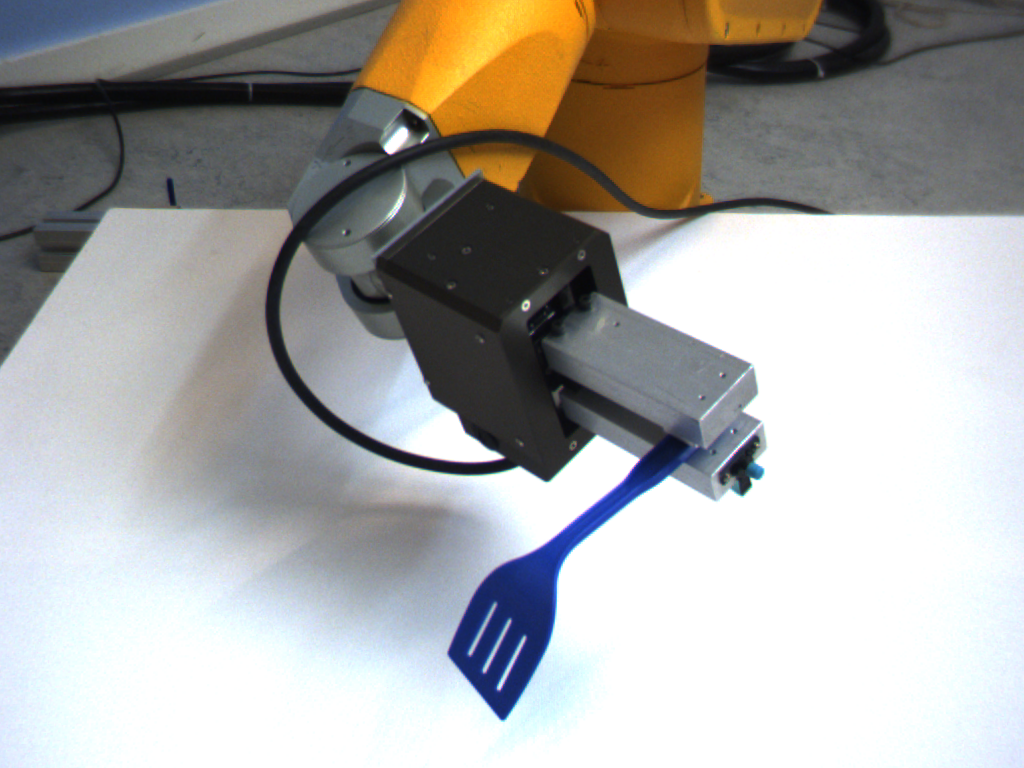
%> input picture DML/Demos/demo_extractCorners.bmp, 1024 x 768 px
$ octave --eval "demo_extractCorners;"   (GNU Octave 9; MATLAB toolbox functions it lacks are replaced by stand-ins)
%> lines starting %> are read from the running program, lines starting %| are printed output that depends on the picture; in (x1, y1, x2, y2) boxes, pixels count from 0 and x2, y2 are one past the last pixel; in counts of white or black regions, pixels touching at a corner belong together; the program's own positions count from 1
%> in demo_extractCorners, image is the input picture: size 768x1024x3 uint8; mean R, G, B 170.2, 169, 166.8
### DML/ImageProcessing/extractCorners.m
function corners = extractCorners(image)
%EXTRACTCORNERS Coner detection in image.
%   CORNERS = EXTRACTCORNERS(IMAGE) detects corners in a given image (black
%   and white MxN, or color MxNx3), and returns a Px2 matrix containing the
%   indices of the P corners found.

%   Author: He Xiaochen
%   (http://www.mathworks.com/matlabcentral/fileexchange/7652), modified by
%   Damien Teney

%--------------------------------------------------------------------------
% Initialize parameters
%--------------------------------------------------------------------------
C = 1.5; % Minimum ratio of major axis to minor axis of an ellipse, whose vertex could be detected as a corner
T_angle = 162; % Maximum obtuse angle that a corner can have when detected as a true corner
sig = 3; % Standard deviation of the Gaussian filter when computeing curvature
H = 0.35; L = 0; % High and low thresholds of Canny edge detector
includeEndPoints = true; % Control whether to add curve end points as corners
maxGapSize = 1; % In pixels; max size of the gaps to be filled

if size(image,  3) == 3
  image = rgb2gray(image); % Transform RGB image to gray-level
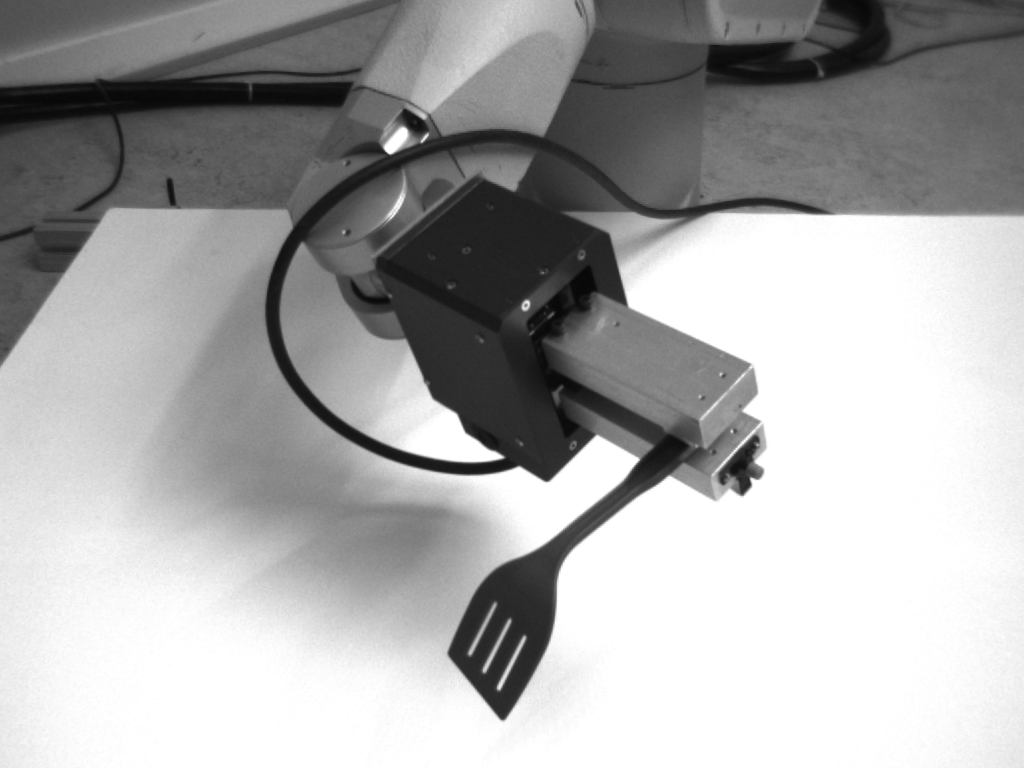
%> image: size 768x1024 uint8; min 7, max 255, mean 169.1
end

%--------------------------------------------------------------------------
% Do the work
%--------------------------------------------------------------------------
edgeMap = edge(image, 'canny', [L H]); % Extract edges
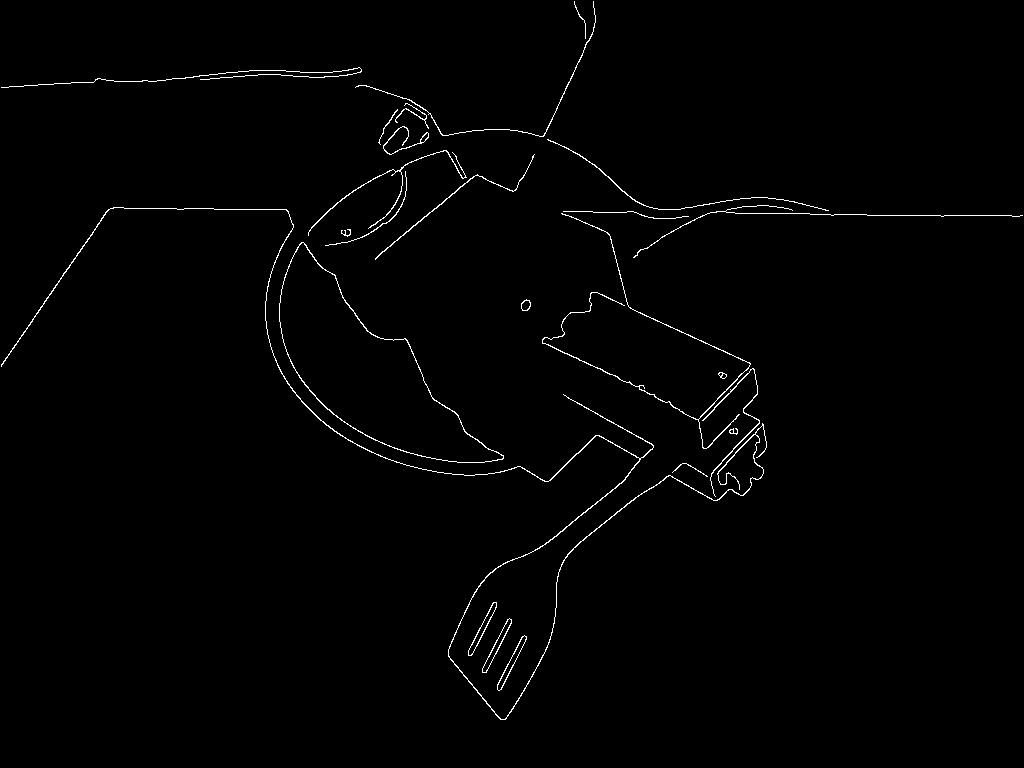
%> edgeMap: size 768x1024 logical; 1% white in thin lines or dots
[curve curve_start curve_end curve_mode curve_num] = extractCurves(edgeMap, maxGapSize); % Extract curves
%keyboard
cornersTmp = findCorners(curve, curve_start, curve_end, curve_mode, curve_num, sig, includeEndPoints, C, T_angle); % Detect corners
% Switch 1st and 2nd columns ((i,j) VS (x,y) indexing)
corners = cornersTmp;
corners(:, 1) = cornersTmp(:, 2);
corners(:, 2) = cornersTmp(:, 1);

% [11 lines of commented-out code are left out]

function [curve curve_start curve_end curve_mode cur_num] = extractCurves(edgeMap, maxGapSize)
%> called with maxGapSize = 1
% Extract curves from binary edge map, if the endpoint of a contour is nearly connected to another endpoint,  fill the gap and continue the extraction.

[height width] = size(edgeMap);
%> height = 768; width = 1024

% Empty initializations
curve       = [];
curve_start = [];
curve_end   = [];
curve_mode  = [];
cur_num     = 0;
edgeMap1 = zeros(height + 2 * maxGapSize, width + 2 * maxGapSize);
edgeMap_edge = zeros(height, width);
edgeMap1(maxGapSize + 1:maxGapSize + height, maxGapSize + 1:maxGapSize + width) = edgeMap;
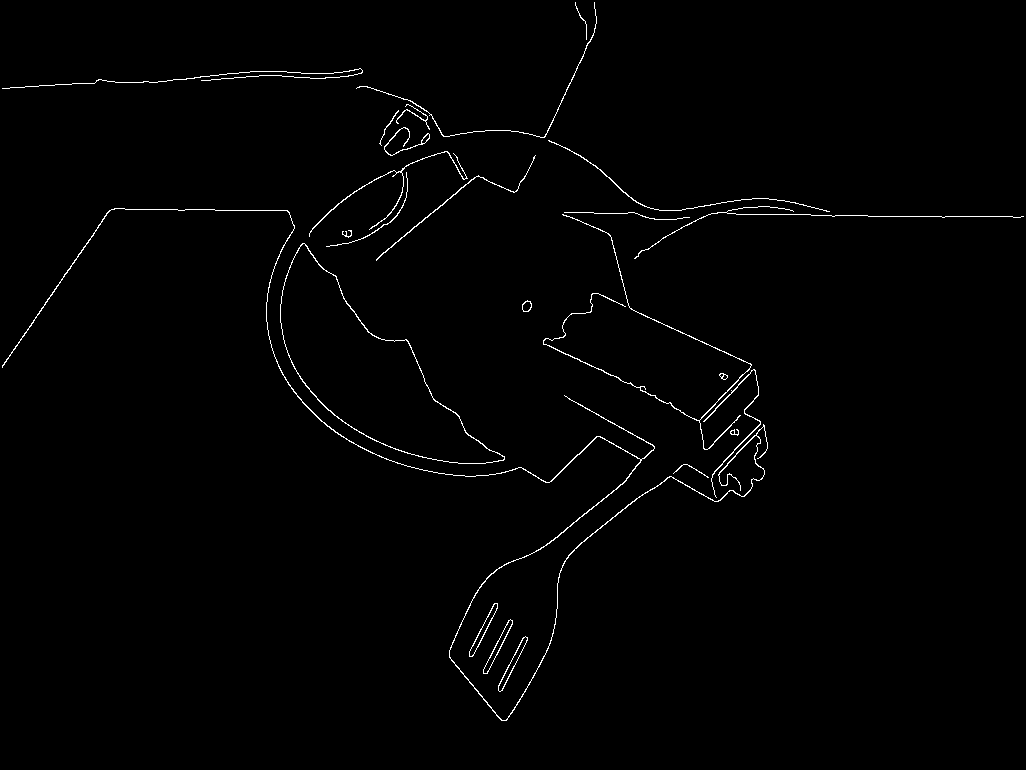
%> edgeMap1: size 770x1026 double; values 0 (black) and 1 (white), 1% white in thin lines or dots

[r c] = find(edgeMap1 == 1);
%> r = 8039 values from 3 to 721; c = 8039 values from 3 to 1024

while size(r, 1) > 0
  point = [r(1), c(1)];
  cur = point;
  edgeMap1(point(1), point(2)) = 0;
  [I, J] = find(edgeMap1(point(1) - maxGapSize:point(1) + maxGapSize, point(2) - maxGapSize:point(2) + maxGapSize) == 1);
  while size(I, 1)>0
    dist = (I - maxGapSize - 1).^2 + (J - maxGapSize - 1).^2;
    [min_dist, index] = min(dist);
    point = point + [I(index), J(index)] - maxGapSize - 1;
    cur = [cur;point];
    edgeMap1(point(1), point(2)) = 0;
    [I, J] = find(edgeMap1(point(1) - maxGapSize:point(1) + maxGapSize, point(2) - maxGapSize:point(2) + maxGapSize) == 1);
  end

  % Extract edge towards another direction
  point = [r(1), c(1)];
  edgeMap1(point(1), point(2)) = 0;
  [I, J] = find(edgeMap1(point(1) - maxGapSize:point(1) + maxGapSize, point(2) - maxGapSize:point(2) + maxGapSize) == 1);
  while size(I, 1)>0
    dist = (I - maxGapSize - 1).^2 + (J - maxGapSize - 1).^2;
    [min_dist, index] = min(dist);
    point = point + [I(index), J(index)] - maxGapSize - 1;
    cur = [point;cur];
    edgeMap1(point(1), point(2)) = 0;
    [I, J] = find(edgeMap1(point(1) - maxGapSize:point(1) + maxGapSize, point(2) - maxGapSize:point(2) + maxGapSize) == 1);
  end

  if size(cur, 1)>(size(edgeMap, 1) + size(edgeMap, 2)) / 25
    cur_num = cur_num + 1;
    curve{cur_num} = cur - maxGapSize;
  end
  [r, c] = find(edgeMap1 == 1);

end
%> this loop made 42 passes
%> edgeMap1: size 770x1026 double; 1.02% of pixels changed, all inside (x1, y1, x2, y2) = (2, 2, 1024, 721)
%> after the loop, curve = 23 items

for i = 1:cur_num
  curve_start(i, :) = curve{i}(1, :);
  curve_end(i, :) = curve{i}(size(curve{i}, 1), :);
  if (curve_start(i, 1) - curve_end(i, 1))^2 + ...
    (curve_start(i, 2) - curve_end(i, 2))^2 <= 32
    curve_mode(i, :) = 'loop';
  else
    curve_mode(i, :) = 'line';
  end

  edgeMap_edge(curve{i}(:, 1) + (curve{i}(:, 2) - 1) * height) = 1;
end
%> this loop made 23 passes
%> edgeMap_edge: size 768x1024 double; values 0 (black) and 1 (white), 0.98% white in thin lines or dots
%> after the loop, curve_end = 23 rows, first 12: [80 201; 367 2; 303 281; 236 309; 172 406; 2 594; 172 397; 155 535; 144 422; 123 398; 153 453; 650 470]; curve_mode = 23 rows, first 8: [108 105 110 101; 108 105 110 101; 108 111 111 112; 108 105 110 101; 108 105 110 101; 108 105 110 101; 108 105 110 101; 108 105 110 101]; curve_start = 23 rows, first 12: [88 2; 490 740; 304 280; 176 392; 246 326; 88 356; 229 369; 259 376; 146 403; 106 405; 170 401; 651 469]
%> in extractCorners, `[curve curve_start curve_end curve_mode curve_num] = extractCurves(edg..`: curve = 23 items; curve_num = 23

% Debug: visualization
%imshow(~edgeMap_edge);

%==========================================================================

function corners = findCorners(curve, curve_start, curve_end, curve_mode, curve_num, sig, includeEndPoints, C, T_angle)
%> called with curve_num = 23, sig = 3, includeEndPoints = true, C = 1.5, T_angle = 162

corner_num = 0;
corners = zeros(0, 2);

GaussianDieOff = .0001;
pw = 1:30;
ssq = sig * sig;
width = max(find(exp( - (pw .* pw) / (2 * ssq)) > GaussianDieOff));
if isempty(width)
  width = 1;
end
t = ( - width:width);
gau = exp( - (t .* t) / (2 * ssq)) / (2 * pi * ssq);
gau = gau / sum(gau);

for i = 1:curve_num;
  x = curve{i}(:, 1);
  y = curve{i}(:, 2);
  W = width;
  L = size(x, 1);
  if L > W
    %----------------------------------------------------------------------
    % Calculate curvature
    %----------------------------------------------------------------------
    if curve_mode(i, :) == 'loop'
      x1 = [x(L - W + 1:L);x;x(1:W)];
      y1 = [y(L - W + 1:L);y;y(1:W)];
    else
      x1 = [ones(W, 1) * 2 * x(1) - x(W + 1: - 1:2);x;ones(W, 1) * 2 * x(L) - x(L - 1: - 1:L - W)];
      y1 = [ones(W, 1) * 2 * y(1) - y(W + 1: - 1:2);y;ones(W, 1) * 2 * y(L) - y(L - 1: - 1:L - W)];
    end

    xx = conv(x1, gau);
    xx = xx(W + 1:L + 3 * W);
    yy = conv(y1, gau);
    yy = yy(W + 1:L + 3 * W);
    Xu = [xx(2) - xx(1) ; (xx(3:L + 2 * W) - xx(1:L + 2 * W - 2)) / 2 ; xx(L + 2 * W) - xx(L + 2 * W - 1)];
    Yu = [yy(2) - yy(1) ; (yy(3:L + 2 * W) - yy(1:L + 2 * W - 2)) / 2 ; yy(L + 2 * W) - yy(L + 2 * W - 1)];
    Xuu = [Xu(2) - Xu(1) ; (Xu(3:L + 2 * W) - Xu(1:L + 2 * W - 2)) / 2 ; Xu(L + 2 * W) - Xu(L + 2 * W - 1)];
    Yuu = [Yu(2) - Yu(1) ; (Yu(3:L + 2 * W) - Yu(1:L + 2 * W - 2)) / 2 ; Yu(L + 2 * W) - Yu(L + 2 * W - 1)];
    K = abs((Xu .* Yuu - Xuu.* Yu) ./ ((Xu.* Xu + Yu.* Yu).^1.5));
    K = ceil(K * 100) / 100;

    %----------------------------------------------------------------------
    % Find curvature local maxima as corner candidates
    %----------------------------------------------------------------------
    extremum = [];
    N = size(K, 1);
    n = 0;
    Search = 1;

    for j = 1:N - 1
      if (K(j + 1) - K(j)) * Search>0
        n = n + 1;
        extremum(n) = j;  % In extremum,  odd points is minima and even points is maxima
        Search = - Search;
      end
    end
    if mod(size(extremum, 2), 2) == 0
      n = n + 1;
      extremum(n) = N;
    end

    n = size(extremum, 2);
    flag = ones(size(extremum));

    %----------------------------------------------------------------------
    % Compare with adaptive local threshold to remove round corners
    %----------------------------------------------------------------------
    for j = 2:2:n
      %I = find(K(extremum(j - 1):extremum(j + 1)) == max(K(extremum(j - 1):extremum(j + 1))));
      %extremum(j) = extremum(j - 1) + round(mean(I)) - 1; % Regard middle point of plateaus as maxima

      [x, index1] = min(K(extremum(j): - 1:extremum(j - 1)));
      [x, index2] = min(K(extremum(j):extremum(j + 1)));
      ROS = K(extremum(j) - index1 + 1:extremum(j) + index2 - 1);
      K_thre(j) = C * mean(ROS);
      if K(extremum(j))<K_thre(j)
        flag(j) = 0;
      end
    end
    extremum = extremum(2:2:n);
    flag = flag(2:2:n);
    extremum = extremum(find(flag == 1));

    %----------------------------------------------------------------------
    % Check corner angle to remove false corners due to boundary noise and trivial details
    %----------------------------------------------------------------------
    flag = 0;
    smoothed_curve = [xx, yy];
    while sum(flag == 0)>0
      n = size(extremum, 2);
      flag = ones(size(extremum));
      for j = 1:n
        if j == 1 & j == n
          ang = curve_tangent(smoothed_curve(1:L + 2 * W, :), extremum(j));
        elseif j == 1
          ang = curve_tangent(smoothed_curve(1:extremum(j + 1), :), extremum(j));
        elseif j == n
          ang = curve_tangent(smoothed_curve(extremum(j - 1):L + 2 * W, :), extremum(j) - extremum(j - 1) + 1);
        else
          ang = curve_tangent(smoothed_curve(extremum(j - 1):extremum(j + 1), :), extremum(j) - extremum(j - 1) + 1);
        end
        if ang>T_angle & ang<(360 - T_angle)
          flag(j) = 0;
        end
      end

      if size(extremum, 2) == 0
        extremum = [];
      else
        extremum = extremum(flag ~= 0);
      end
    end

    extremum = extremum - W;
    extremum = extremum(extremum>0 & extremum <= L);
    n = size(extremum, 2);
    for j = 1:n
      corner_num = corner_num + 1;
      corners(corner_num, :) = curve{i}(extremum(j), :);
    end
  end
end
%> this loop made 23 passes
%> (L, N, extremum) on passes 1, 3, 4, 5, 6, 7, 8, 9, 10, 11, 12, 13: (535, 559, 370), (797, 821, [352 375 411 469 542 668 728]), (148, 172, [7 144]), (142, 166, [-2 145]), (393, 417, [6 122 225]), (91, 115, 87), (272, 296, [180 228]), (150, 174, [5 28 80 117 134]), (86, 110, [4 32 62 83]), (131, 155, [59 101]), (145, 169, [7 80]), (142, 166, [6 80])
%> (L, N) on pass 2: (2276, 2300)
%> after the loop, K = 321 values, max 8.77 at index 312, min 0 at index 36, mean 0.0393; K_thre = 344 values, max 288.1 at index 56, min 0 at index 1, mean 0.869; ROS = [0.02; 0.03; 0.08; 0.5; 8.77; 0.15; 0.01]; Xu = 321 values, max 26.75 at index 1, min -27.05 at index 321, mean 0.00526; Xuu = 321 values, max 0.0248 at index 93, min -5.34 at index 318, mean -0.174; Yu = 321 values, max 90.51 at index 1, min -129.6 at index 321, mean 0.496; Yuu = 321 values, max 1.99e-13 at index 191, min -25.78 at index 318, mean -0.712; ang = 17.1; corner_num = 73; corners = 73 rows, first 12: [71 362; 474 728; 485 726; 435 755; 444 757; 451 757; 464 756; 479 751; 486 752; 496 744; 490 731; 501 717]; flag = 1; index1 = 5; index2 = 3; smoothed_curve = 321 rows, first 12: [120.2 406.2; 147 496.7; 169.6 573.6; 186.9 632; 198.6 672; 205.8 696.7; 209.7 710.5; 211.6 717.7; 212.5 721.4; 212.8 723.5; 212.9 724.9; 213 726]; x1 = 321 values, max 217 at index 228, min 212 at index 1, mean 215.2; xx = 321 values, max 216.8 at index 302, min 120.2 at index 1, mean 213.6; y1 = 321 values from 715 to 1035; yy = 321 values, max 1025.3 at index 312, min 406.2 at index 1, mean 868.5

%--------------------------------------------------------------------------
% Add end points
%--------------------------------------------------------------------------
if includeEndPoints
  for i = 1:curve_num
    if size(curve{i}, 1)>0 & curve_mode(i, :) == 'line'
      % Start point compare with detected corners
      compare_corner = corners - ones(size(corners, 1), 1) * curve_start(i, :);
      compare_corner = compare_corner.^2;
      compare_corner = compare_corner(:, 1) + compare_corner(:, 2);
      if min(compare_corner)>25     % Add end points far from detected corners
        corner_num = corner_num + 1;
        corners(corner_num, :) = curve_start(i, :);
      end

      % End point compare with detected corners
      compare_corner = corners - ones(size(corners, 1), 1) * curve_end(i, :);
      compare_corner = compare_corner.^2;
      compare_corner = compare_corner(:, 1) + compare_corner(:, 2);
      if min(compare_corner)>25
        corner_num = corner_num + 1;
        corners(corner_num, :) = curve_end(i, :);
      end
    end
  end
%> this loop made 23 passes
%> corner_num on passes 1, 2, 4, 5, 6, 7, 8, 11, 15, 16, 17, 18: 75, 77, 78, 80, 81, 82, 84, 85, 87, 88, 90, 91
%> after the loop, compare_corner = 96 values, max 1065242 at index 77, min 37661 at index 88, mean 304906.8; corners = 97 rows, first 12: [71 362; 474 728; 485 726; 435 755; 444 757; 451 757; 464 756; 479 751; 486 752; 496 744; 490 731; 501 717]
end

%==========================================================================

% [51 lines left out: function curve_tangent, not called in this run]

### DML/UserInterface/displayEmpty2DFigure.m
function figureId = displayEmpty2DFigure(caption, newFigure)
%DISPLAYEMPTY2DFIGURE Display an empty 2D figure.
%   FIGUREID = DISPLAYEMPTY2DFIGURE(CAPTION, NEWFIGURE) displays a new blank
%   2D figure, the size of which is loaded from the global variable
%   CAMERA_CALIBRATION. 'hold on' is executed so that subsequent plot
%   commands will draw in that figure.
%
%   An optional caption for the figure can be specified.
%
%   If NEWFIGURE is specified and equal to FALSE, does not create a new
%   figure but affects the current axes. FIGUREID then equals -1.

%   Author: Damien Teney

if ~(nargin >= 2) || newFigure % newFigure not specified, or == true
  figureId = figure();
else
  cla('reset');
  figureId = -1;
end

global CAMERA_CALIBRATION;
imshow(ones([CAMERA_CALIBRATION{1}.IMAGE_HEIGHT CAMERA_CALIBRATION{1}.IMAGE_WIDTH]));
hold on;

if nargin >= 1
  title(caption);
else
  title([]);
end

### DML/Demos/demo_extractCorners.m
function demo_extractCorners
%DEMO_EXTRACTCORNERS Demo of a corner detector.

image = imread('demo_extractCorners.bmp');
corners = extractCorners(image)
%> in extractCorners, `cornersTmp = findCorners(curve, curve_start, curve_end, curve_mode, cu..`: cornersTmp has the same summary as corners in findCorners
%> corners = 97 rows, first 12: [362 71; 728 474; 726 485; 755 435; 757 444; 757 451; 756 464; 751 479; 752 486; 744 496; 731 490; 717 501]

% Display the result
global CAMERA_CALIBRATION;
CAMERA_CALIBRATION{1}.IMAGE_WIDTH = 1024;
CAMERA_CALIBRATION{1}.IMAGE_HEIGHT = 768;
displayEmpty2DFigure();
for i = 1:size(corners)
  plot(corners(i, 1), corners(i, 2), '.');
end
%> `demo_extractCorners;`:
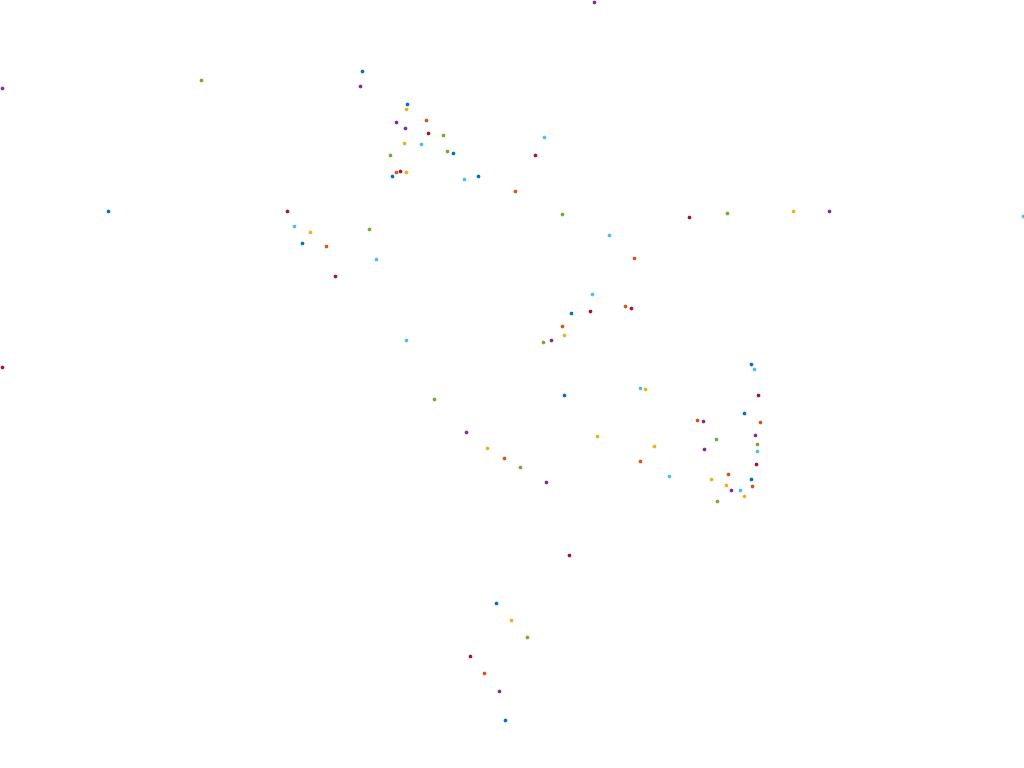
%> figure redrawn from the program's plot data
